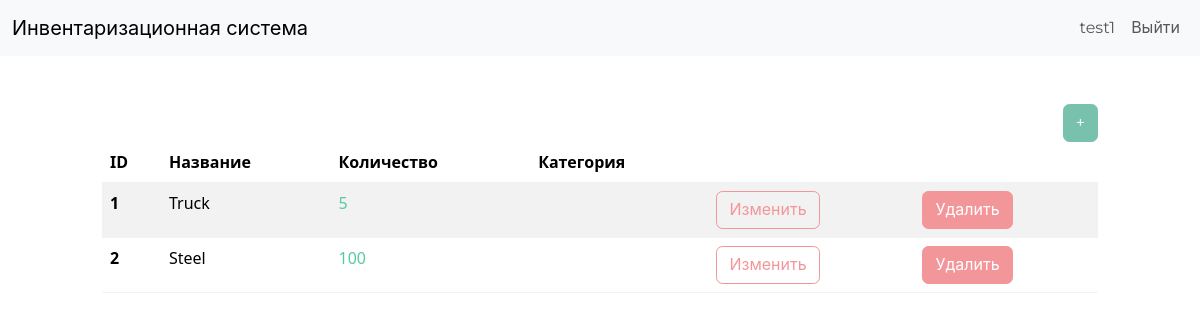
The app's page /dashboard/ (signed in) with its own data.
### inventory/models.py (models this page shows, shortened)
class InventoryItem(models.Model):
	name = models.CharField(max_length=200)
	quantity = models.IntegerField()
	category = models.ForeignKey('Category', on_delete=models.SET_NULL, blank=True, null=True)
	date_created = models.DateTimeField(auto_now_add=True)
	user = models.ForeignKey(User, on_delete=models.CASCADE)

### inventory/views.py (the view)
# urls.py: path('dashboard/', Dashboard.as_view(), name='dashboard'),
class Dashboard(LoginRequiredMixin, View):
	def get(self, request):
		items = InventoryItem.objects.filter(user=self.request.user.id).order_by('id')
		low_inventory = InventoryItem.objects.filter(
			user=self.request.user.id,
			quantity__lte=LOW_QUANTITY
		)
		if low_inventory.count() > 0:
			if low_inventory.count() > 1:
				messages.error(request, f'{low_inventory.count()} items have low inventory')
			else:
				messages.error(request, f'{low_inventory.count()} item has low inventory')
		low_inventory_ids = InventoryItem.objects.filter(
			user=self.request.user.id,
			quantity__lte=LOW_QUANTITY
		).values_list('id', flat=True)
		return render(request, 'inventory/dashboard.html', {'items': items, 'low_inventory_ids': low_inventory_ids})

### inventory/templates/inventory/dashboard.html (shortened to what this page needs)
{% extends 'inventory/base.html' %}
{% block content %}
	<div class="row">
		<div class="col-md-10 col-12 mx-auto mt-5">
			<div class="d-flex justify-content-end">
				<a href="{% url 'add-item' %}" class="btn btn-primary">+</a>
			</div>
			<table class="table table-hover table-striped">
				<thead>
					<tr>
						<th scope="col">ID</th>
						<th scope="col">Название</th>
						<th scope="col">Количество</th>
						<th scope="col">Категория</th>
						<th scope="col"></th>
						<th scope="col"></th>
					</tr>
				</thead>
				<tbody>
					{% for item in items %}
					<tr>
						<th scope="row">{{ item.id }}</th>
						<td>{{ item.name }}</td>
						{% if item.id in low_inventory_ids %}
							<td class="text-danger">{{ item.quantity }}</td>
						{% else %}
							<td class="text-success">{{ item.quantity }}</td>
						{% endif %}
						<td>{{ item.category.name }}</td>
						<td><a href="{% url 'edit-item' item.id %}" class="btn btn-outline-secondary">Изменить</a></td>
						<td><a href="{% url 'delete-item' item.id %}" class="btn btn-secondary">Удалить</a></td>
					</tr>
					{% endfor %}
				</tbody>
			</table>
		</div>
	</div>
{% endblock content %}

### inventory/templates/inventory/navigation.html (shortened to what this page needs)
<nav class="navbar navbar-expand-lg bg-light">
	<div class="container-fluid">
		<a class="navbar-brand" href="{% url 'index' %}">Инвентаризационная система</a>
		<div class="collapse navbar-collapse justify-content-end" id="navbarNav">
			<ul class="navbar-nav">
				{% if user.is_authenticated %}
					<li class="nav-item">
						<a class="nav-link" href="#">{{ user.username }}</a>
					</li>
					<li class="nav-item">
						<a class="nav-link" href="{% url 'logout' %}">Выйти</a>
					</li>
				{% endif %}
			</ul>
		</div>
	</div>
</nav>

### records on screen
InventoryItem: id "1", name "Truck", quantity "5"
InventoryItem: id "2", name "Steel", quantity "100"

### other values on screen
{{ user.username }} "test1"
